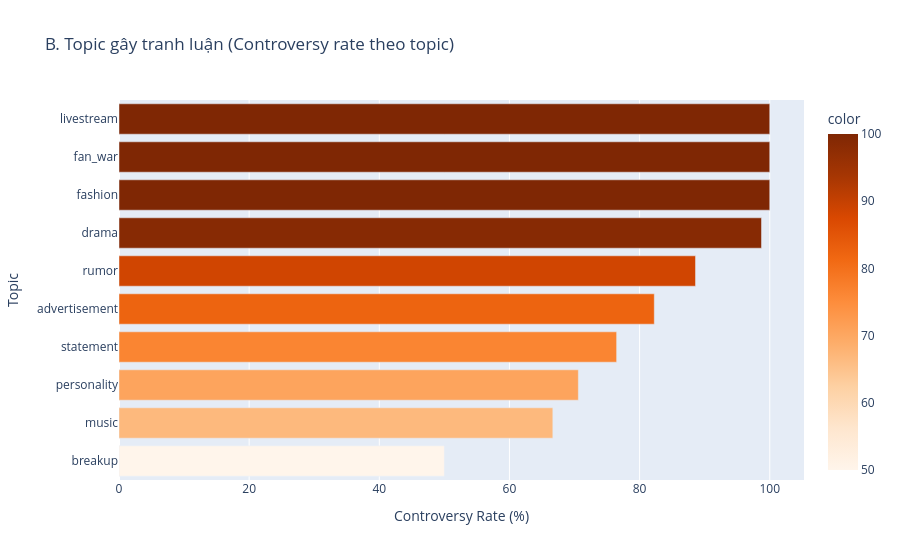

The notebook cell saved with this chart:
### Markdown cell above
**Ý nghĩa biểu đồ:**
Biểu đồ này đánh giá mức độ tương quan giữa cảm xúc cụ thể và yếu tố gây tranh cãi. Những thanh ngang dài nhất cho thấy các bình luận mang cảm xúc đó thường châm ngòi cho những cuộc cãi vã lớn. Điều này giúp xác định những cảm xúc có tính "dễ cháy" nhất trên không gian mạng.

### Code cell
# B. Topic x Controversy
if 'topic' in df.columns and 'controversy' in df.columns:
    topic_controversy = df.groupby('topic')['controversy'].mean().sort_values(ascending=False).head(10) * 100
    fig = px.bar(
        x=topic_controversy.values,
        y=topic_controversy.index,
        orientation='h',
        title='B. Topic gây tranh luận (Controversy rate theo topic)',
        labels={'x': 'Controversy Rate (%)', 'y': 'Topic'},
        color=topic_controversy.values,
        color_continuous_scale='Oranges'
    )
    fig.update_layout(yaxis={'categoryorder':'total ascending'})
    fig.show()

### Figure 1 — Plotly figure (JSON) as saved in the notebook; plotly's stock layout.template omitted (floating-point values rounded to 4 significant figures)
{"data": [{"hovertemplate": "Controversy Rate (%)=%{x}<br>Topic=%{y}<br>color=%{marker.color}<extra></extra>", "legendgroup": "", "marker": {"color": [100.0, 100.0, 100.0, 98.73, 88.59, 82.26, 76.47, 70.59, 66.67, 50.0], "coloraxis": "coloraxis", "pattern": {"shape": ""}}, "name": "", "orientation": "h", "showlegend": false, "textposition": "auto", "type": "bar", "x": [100.0, 100.0, 100.0, 98.73, 88.59, 82.26, 76.47, 70.59, 66.67, 50.0], "xaxis": "x", "y": ["fashion", "fan_war", "livestream", "drama", "rumor", "advertisement", "statement", "personality", "music", "breakup"], "yaxis": "y"}], "layout": {"barmode": "relative", "coloraxis": {"colorbar": {"title": {"text": "color"}}, "colorscale": [[0, "rgb(255,245,235)"], [0.125, "rgb(254,230,206)"], [0.25, "rgb(253,208,162)"], [0.375, "rgb(253,174,107)"], [0.5, "rgb(253,141,60)"], [0.625, "rgb(241,105,19)"], [0.75, "rgb(217,72,1)"], [0.875, "rgb(166,54,3)"], [1, "rgb(127,39,4)"]]}, "legend": {"tracegroupgap": 0}, "title": {"text": "B. Topic gây tranh luận (Controversy rate theo topic)"}, "xaxis": {"anchor": "y", "domain": [0, 1], "title": {"text": "Controversy Rate (%)"}}, "yaxis": {"anchor": "x", "categoryorder": "total ascending", "domain": [0, 1], "title": {"text": "Topic"}}}}
